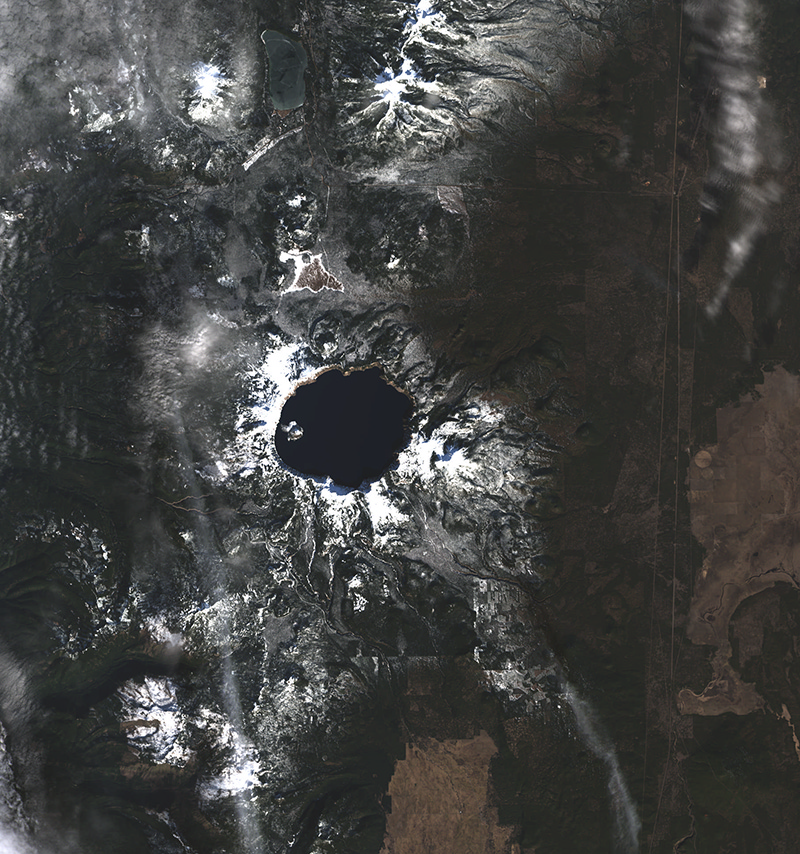
#> input picture planeta.png, 800 x 854 px
$ python espectro.py
#> lines starting #> are read from the running program, lines starting #| are printed output that depends on the picture
import cv2
import numpy as np
import matplotlib.pyplot as plt

# Función para leer y normalizar una banda
def read_and_normalize_band(image_data, band_index):
    band = image_data[:, :, band_index].astype(np.float32)
    band_normalized = cv2.normalize(band, None, 0.0, 1.0, cv2.NORM_MINMAX)
    return band_normalized

# Cargar la imagen multiespectral con la ruta completa
image_path = r'planeta.png'
image_data = cv2.imread(image_path, cv2.IMREAD_UNCHANGED)
#> image_data is the input picture: shape (854, 800, 4); mean B, G, R, A 66.2, 67.6, 67, 255

# Asumimos que la imagen multiespectral tiene al menos 4 bandas
red_band = read_and_normalize_band(image_data, 0)   # Banda roja (asignada al canal rojo en RGB)
#> in read_and_normalize_band, `band = image_data[:, :, band_index].astype(np.float32)`:
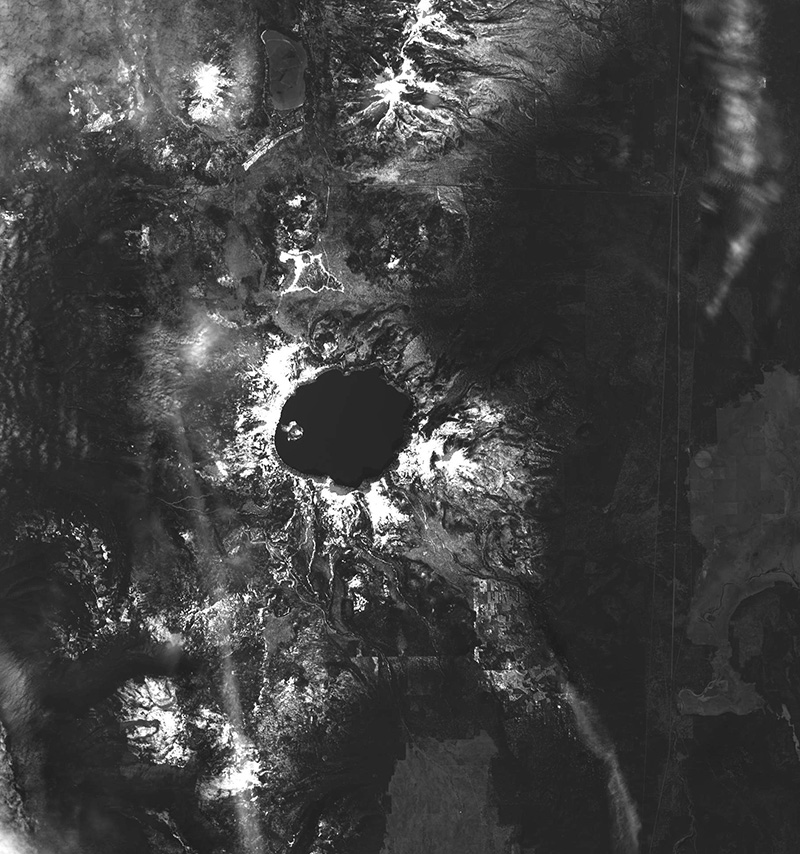
#> band: shape (854, 800) float32; min 0, max 255, mean 66.2
green_band = read_and_normalize_band(image_data, 1) # Banda verde (asignada al canal verde en RGB)
blue_band = read_and_normalize_band(image_data, 2)  # Banda azul (asignada al canal azul en RGB)
#> call 3 of read_and_normalize_band, with band_index = 2
#> in read_and_normalize_band (call 3), `band = image_data[:, :, band_index].astype(np.float32)`:
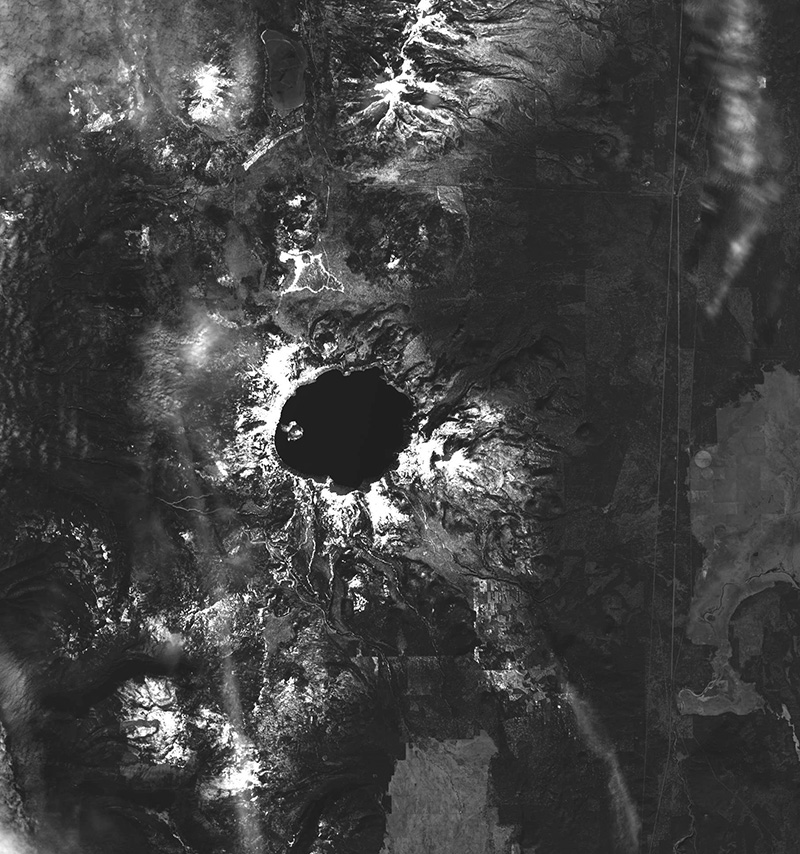
#> band: shape (854, 800) float32; min 0, max 255, mean 67
nir_band = read_and_normalize_band(image_data, 3)   # Banda infrarroja cercana (asignada al canal rojo en RGB)
#> in read_and_normalize_band (call 4), `band = image_data[:, :, band_index].astype(np.float32)`: band: shape (854, 800) float32; every value is 255
#> in read_and_normalize_band (call 4), `band_normalized = cv2.normalize(band, None, 0.0, 1.0, cv2.NORM_MINMAX)`: band_normalized: shape (854, 800) float32; every value is 0

# Crear una cuadrícula de subplots para mostrar las bandas y las combinaciones
fig, axes = plt.subplots(2, 2, figsize=(10, 10))

# Mostrar las bandas individuales con sus respectivos colores
axes[0, 0].imshow(red_band, cmap='Reds')
axes[0, 0].set_title('Banda Roja')
axes[0, 0].axis('off')

axes[0, 1].imshow(green_band, cmap='Greens')
axes[0, 1].set_title('Banda Verde')
axes[0, 1].axis('off')

axes[1, 0].imshow(blue_band, cmap='Blues')
axes[1, 0].set_title('Banda Azul')
axes[1, 0].axis('off')

axes[1, 1].imshow(nir_band, cmap='Purples')
axes[1, 1].set_title('Banda Infrarroja Cercana (NIR)')
axes[1, 1].axis('off')

# Añadir los títulos y mostrar la figura
plt.suptitle('Visualización de Bandas Multiespectrales con Colores Respectivos', fontsize=16)
plt.tight_layout()
plt.show()
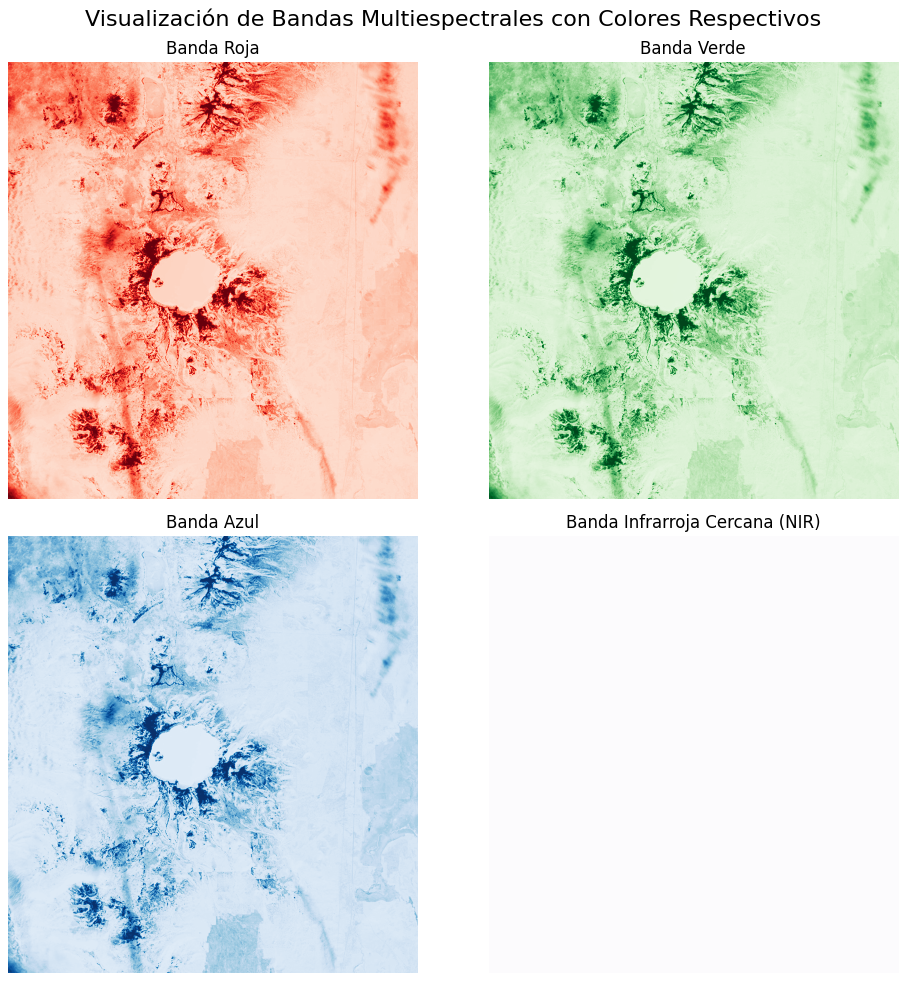
#> figure drawn by matplotlib, 4 panels

$ run again, with familia.png copied over planeta.png
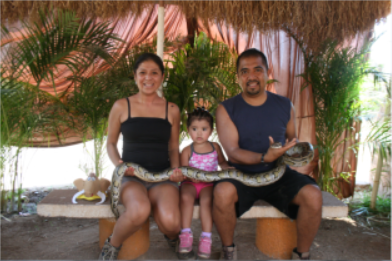
#> input picture familia.png, 392 x 261 px
#> image_data is the input picture: shape (261, 392, 4); mean B, G, R, A 80.8, 98.2, 116.9, 255
#> in read_and_normalize_band (call 3), `band = image_data[:, :, band_index].astype(np.float32)`:
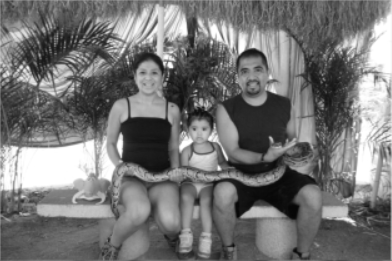
#> band: shape (261, 392) float32; min 5, max 255, mean 116.9
#> band: shape (261, 392) float32; every value is 255
#> band_normalized: shape (261, 392) float32; every value is 0
#> `plt.show()`:
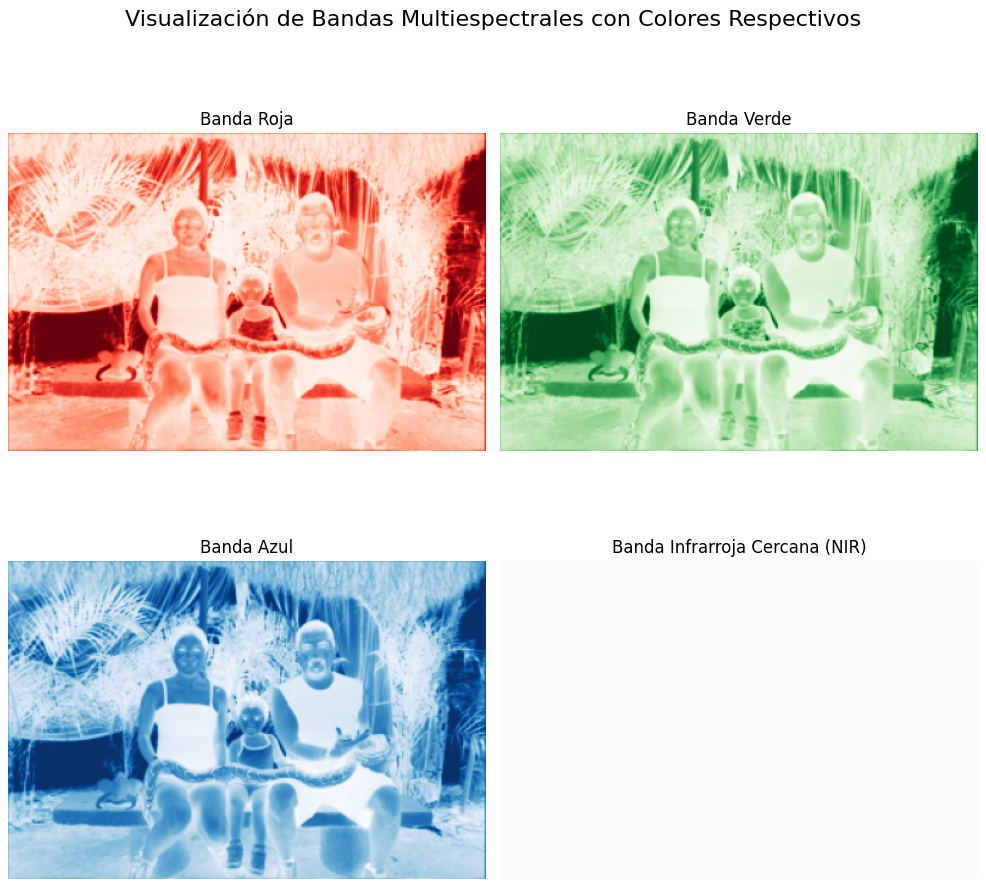
#> figure drawn by matplotlib, 4 panels
